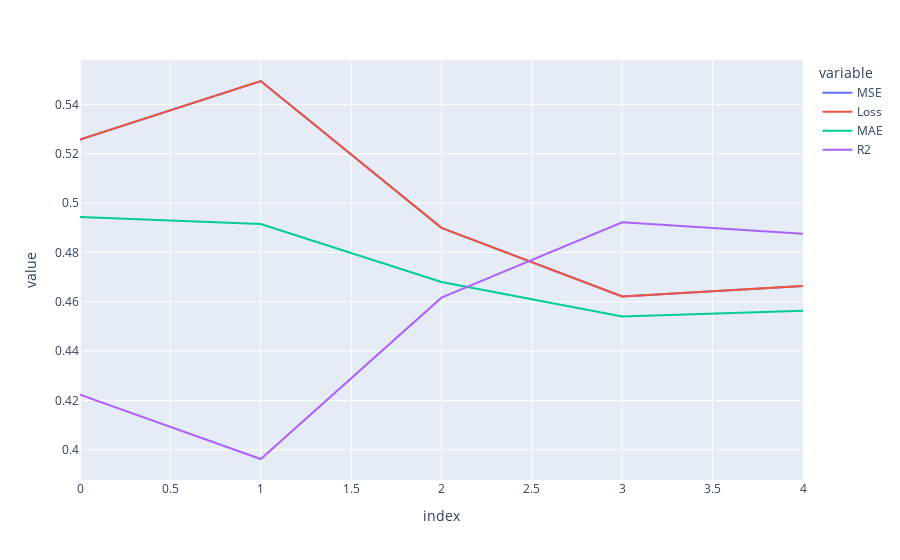

Notebook source saved alongside this figure:
### Code cell
px.line(dataframe)

### Figure 1 — Plotly figure (JSON) as saved in the notebook; plotly's stock layout.template omitted (floating-point values rounded to 4 significant figures)
{"data": [{"hovertemplate": "variable=MSE<br>index=%{x}<br>value=%{y}<extra></extra>", "legendgroup": "MSE", "line": {"color": "#636efa", "dash": "solid"}, "marker": {"symbol": "circle"}, "mode": "lines", "name": "MSE", "orientation": "v", "showlegend": true, "x": [0, 1, 2, 3, 4], "xaxis": "x", "y": [0.5257, 0.5495, 0.49, 0.4622, 0.4664], "yaxis": "y", "type": "scatter"}, {"hovertemplate": "variable=Loss<br>index=%{x}<br>value=%{y}<extra></extra>", "legendgroup": "Loss", "line": {"color": "#EF553B", "dash": "solid"}, "marker": {"symbol": "circle"}, "mode": "lines", "name": "Loss", "orientation": "v", "showlegend": true, "x": [0, 1, 2, 3, 4], "xaxis": "x", "y": [0.5257, 0.5495, 0.49, 0.4622, 0.4664], "yaxis": "y", "type": "scatter"}, {"hovertemplate": "variable=MAE<br>index=%{x}<br>value=%{y}<extra></extra>", "legendgroup": "MAE", "line": {"color": "#00cc96", "dash": "solid"}, "marker": {"symbol": "circle"}, "mode": "lines", "name": "MAE", "orientation": "v", "showlegend": true, "x": [0, 1, 2, 3, 4], "xaxis": "x", "y": [0.4944, 0.4916, 0.468, 0.4541, 0.4564], "yaxis": "y", "type": "scatter"}, {"hovertemplate": "variable=R2<br>index=%{x}<br>value=%{y}<extra></extra>", "legendgroup": "R2", "line": {"color": "#ab63fa", "dash": "solid"}, "marker": {"symbol": "circle"}, "mode": "lines", "name": "R2", "orientation": "v", "showlegend": true, "x": [0, 1, 2, 3, 4], "xaxis": "x", "y": [0.4224, 0.3963, 0.4617, 0.4923, 0.4876], "yaxis": "y", "type": "scatter"}], "layout": {"xaxis": {"anchor": "y", "domain": [0.0, 1.0], "title": {"text": "index"}}, "yaxis": {"anchor": "x", "domain": [0.0, 1.0], "title": {"text": "value"}}, "legend": {"title": {"text": "variable"}, "tracegroupgap": 0}, "margin": {"t": 60}}}
